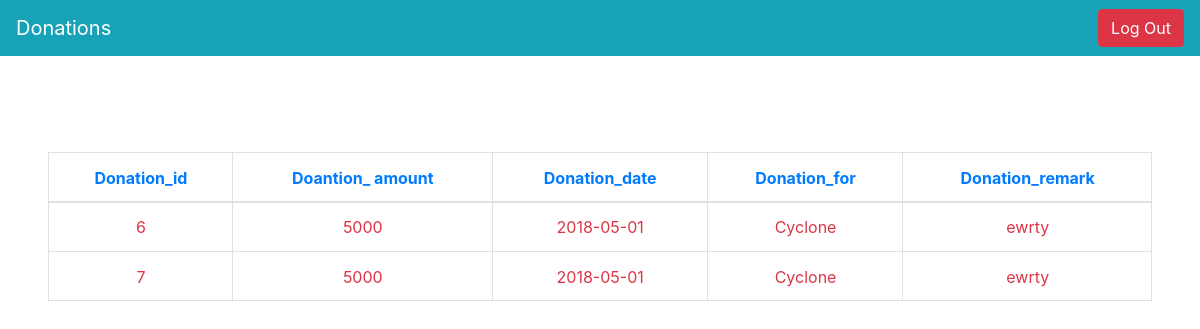
Before: /admin/donation/index.php with the older database file.
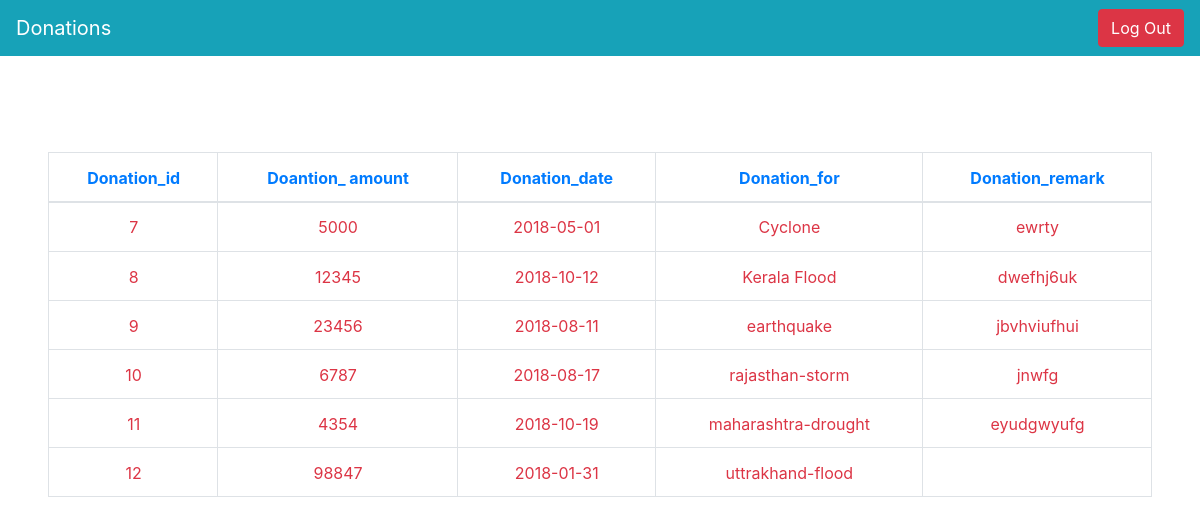
After: the same page with the newer database file.
### tables this page shows
CREATE TABLE `donation` (
  `donation_id` int(11) NOT NULL,
  `amount` int(11) NOT NULL,
  `date` date NOT NULL,
  `compaign` varchar(255) NOT NULL,
  `note` varchar(255) NOT NULL
);

### admin/donation/index.php (the view, shortened to what this page needs)
<?php include "../../includes/db.php"?>
<!DOCTYPE html>
 <html lang="en" dir="ltr">
   <head>
     <link rel="stylesheet" href="../../extras/bootstrap.min.css">
     <link rel="stylesheet" href="../../extras/animate.min.css">
   </head>
   <body>
     <nav class="navbar navbar-expand-md bg-info navbar-dark">
       <a class="navbar-brand" href="#">Donations</a>
       <div class="collapse navbar-collapse" id="collapsibleNavbar">
        <ul class="navbar-nav text-center ml-auto">
          <li class="nav-item"><a href="../" class="btn btn-danger">Log Out</a></li>
        </ul>
       </div>
     </nav>
     <div class="table-responsive-md mt-5 p-5">
         <table class="table table-bordered text-center">
             <thead>
                 <tr class="animated bounceIn text-primary">
                     <th>
                         Donation_id
                     </th>
                     <th>
                         Doantion_ amount
                     </th>
                     <th>
                         Donation_date
                     </th>
                     <th>
                         Donation_for
                     </th>
                     <th>
                         Donation_remark
                     </th>
                 </tr>
             </thead>
             <tbody>
                 <?php
                 $select=mysqli_query($connection,"SELECT * FROM `donation`");
                 while($row=mysqli_fetch_assoc($select))
                 {
                     $id=$row['donation_id'];
                     $amount=$row['amount'];
                     $date=$row['date'];
                     $compaign=$row['compaign'];
                     $remark=$row['note'];
                 ?>
                 <tr class="animated bounceIn text-danger">
                     <td>
                         <?php echo $id ?>
                     </td>
                     <td>
                          <?php echo $amount ?>
                     </td>
                     <td>
                          <?php echo $date ?>
                     </td>
                     <td>
                          <?php echo $compaign ?>
                     </td>
                     <td>
                          <?php echo $remark ?>
                     </td>
                 </tr>
                 <?php } ?>
             </tbody>
         </table>
     </div>
  </body>
</html>

Changed rows visible on the page:
removed donation: donation_id "6", amount "5000", date "2018-05-01", compaign "Cyclone", note "ewrty"
added donation: donation_id "8", amount "12345", date "2018-10-12", compaign "Kerala Flood", note "dwefhj6uk"
added donation: donation_id "9", amount "23456", date "2018-08-11", compaign "earthquake", note "jbvhviufhui"
added donation: donation_id "10", amount "6787", date "2018-08-17", compaign "rajasthan-storm", note "jnwfg"
added donation: donation_id "11", amount "4354", date "2018-10-19", compaign "maharashtra-drought", note "eyudgwyufg"
added donation: donation_id "12", amount "98847", date "2018-01-31", compaign "uttrakhand-flood"
